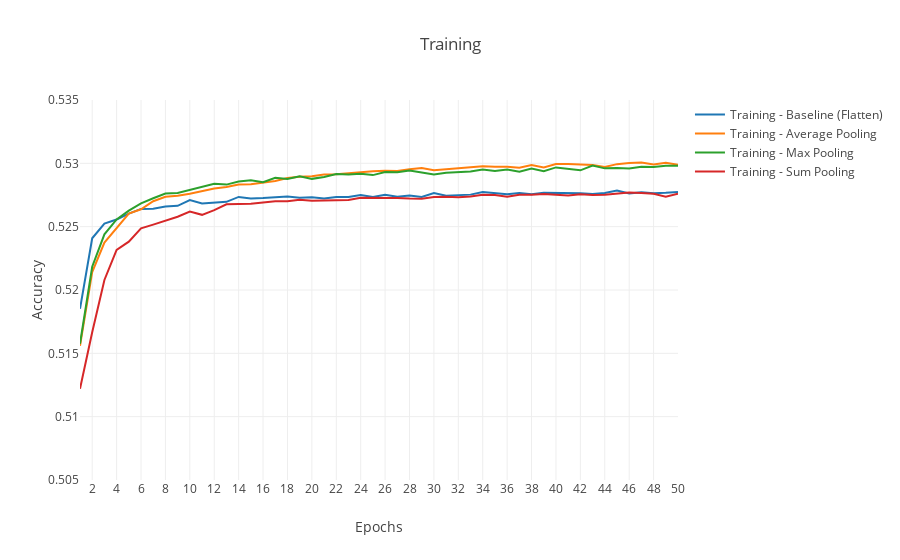

Source (notebook cell):
### Markdown cell above
### Single team perspective - Pooling layers

### Code cell
data_1_0 = pd.read_csv('../models/fit_records/model_1_0_accuracy.csv')
data_1_2 = pd.read_csv('../models/fit_records/model_1_2_accuracy.csv')
data_1_3 = pd.read_csv('../models/fit_records/model_1_3_accuracy.csv')
data_1_4 = pd.read_csv('../models/fit_records/model_1_4_accuracy.csv')
data_1_5 = pd.read_csv('../models/fit_records/model_1_5_accuracy.csv')

epochs = data_1_0['epoch']
training_accuracy_1_0 = data_1_0['training_accuracy']
validation_accuracy_1_0 = data_1_0['validation_accuracy']
training_accuracy_1_2 = data_1_2['training_accuracy']
validation_accuracy_1_2 = data_1_2['validation_accuracy']
training_accuracy_1_3 = data_1_3['training_accuracy']
validation_accuracy_1_3 = data_1_3['validation_accuracy']
training_accuracy_1_4 = data_1_4['training_accuracy']
validation_accuracy_1_4 = data_1_4['validation_accuracy']
training_accuracy_1_5 = data_1_5['training_accuracy']
validation_accuracy_1_5 = data_1_5['validation_accuracy']

fig = go.Figure()
fig.add_trace(go.Scatter(
    x=epochs,
    y=training_accuracy_1_0,
    mode='lines',
    name='Training - Baseline (Flatten)',
    line=dict(color='#1F77B4')))
fig.add_trace(go.Scatter(
    x=epochs,
    y=training_accuracy_1_2,
    mode='lines',
    name='Training - Average Pooling',
    line=dict(color='#FF7F0E')))
fig.add_trace(go.Scatter(
    x=epochs,
    y=training_accuracy_1_3,
    mode='lines',
    name='Training - Max Pooling',
    line=dict(color='#2CA02C')))
fig.add_trace(go.Scatter(
    x=epochs,
    y=training_accuracy_1_4,
    mode='lines',
    name='Training - Sum Pooling',
    line=dict(color='#D62728')))
# fig.add_trace(go.Scatter(
#     x=epochs,
#     y=training_accuracy_1_5,
#     mode='lines',
#     name='Training - Attention Pooling',
#     line=dict(color='#9467BD')))

fig.update_layout(
    template='none',
    xaxis_title='Epochs',
    yaxis_title="Accuracy",
    title='Training')
fig.update_xaxes(dtick=2)
fig.update_yaxes(range=[0.505,0.535])
fig.show()
fig.write_image(f'../images/single_team_pooling_training_accuracy.png', scale=5)
# pd.DataFrame({'epoch': epochs, 'training_accuracy':training_accuracy, 'validation_accuracy':validation_accuracy}).to_csv('../images/model_1_0_accuracy_v2.csv', index=False)

### Figure 1 — Plotly figure (JSON) as saved in the notebook; plotly's stock layout.template omitted (floating-point values rounded to 4 significant figures)
{"data": [{"line": {"color": "#1F77B4"}, "mode": "lines", "name": "Training - Baseline (Flatten)", "type": "scatter", "x": [1, 2, 3, 4, 5, 6, 7, 8, 9, 10, 11, 12, 13, 14, 15, 16, 17, 18, 19, 20, 21, 22, 23, 24, 25, 26, 27, 28, 29, 30, 31, 32, 33, 34, 35, 36, 37, 38, 39, 40, 41, 42, 43, 44, 45, 46, 47, 48, 49, 50], "y": [0.5185, 0.5241, 0.5252, 0.5256, 0.526, 0.5264, 0.5264, 0.5266, 0.5266, 0.5271, 0.5268, 0.5269, 0.527, 0.5273, 0.5272, 0.5273, 0.5273, 0.5274, 0.5273, 0.5273, 0.5272, 0.5274, 0.5273, 0.5275, 0.5274, 0.5275, 0.5274, 0.5275, 0.5273, 0.5277, 0.5274, 0.5275, 0.5275, 0.5277, 0.5276, 0.5276, 0.5277, 0.5276, 0.5277, 0.5277, 0.5277, 0.5276, 0.5276, 0.5277, 0.5279, 0.5276, 0.5277, 0.5276, 0.5277, 0.5277]}, {"line": {"color": "#FF7F0E"}, "mode": "lines", "name": "Training - Average Pooling", "type": "scatter", "x": [1, 2, 3, 4, 5, 6, 7, 8, 9, 10, 11, 12, 13, 14, 15, 16, 17, 18, 19, 20, 21, 22, 23, 24, 25, 26, 27, 28, 29, 30, 31, 32, 33, 34, 35, 36, 37, 38, 39, 40, 41, 42, 43, 44, 45, 46, 47, 48, 49, 50], "y": [0.5156, 0.5214, 0.5237, 0.5249, 0.526, 0.5264, 0.527, 0.5274, 0.5274, 0.5276, 0.5278, 0.528, 0.5281, 0.5283, 0.5283, 0.5285, 0.5286, 0.5288, 0.5289, 0.529, 0.5291, 0.5291, 0.5292, 0.5293, 0.5294, 0.5294, 0.5294, 0.5295, 0.5296, 0.5294, 0.5295, 0.5296, 0.5297, 0.5298, 0.5297, 0.5297, 0.5297, 0.5299, 0.5297, 0.5299, 0.5299, 0.5299, 0.5299, 0.5297, 0.5299, 0.53, 0.5301, 0.5299, 0.53, 0.5299]}, {"line": {"color": "#2CA02C"}, "mode": "lines", "name": "Training - Max Pooling", "type": "scatter", "x": [1, 2, 3, 4, 5, 6, 7, 8, 9, 10, 11, 12, 13, 14, 15, 16, 17, 18, 19, 20, 21, 22, 23, 24, 25, 26, 27, 28, 29, 30, 31, 32, 33, 34, 35, 36, 37, 38, 39, 40, 41, 42, 43, 44, 45, 46, 47, 48, 49, 50], "y": [0.5158, 0.5218, 0.5244, 0.5256, 0.5263, 0.5268, 0.5272, 0.5276, 0.5277, 0.5279, 0.5281, 0.5284, 0.5283, 0.5286, 0.5287, 0.5285, 0.5289, 0.5288, 0.529, 0.5288, 0.5289, 0.5292, 0.5291, 0.5292, 0.5291, 0.5293, 0.5293, 0.5294, 0.5293, 0.5291, 0.5292, 0.5293, 0.5293, 0.5295, 0.5294, 0.5295, 0.5293, 0.5296, 0.5294, 0.5297, 0.5296, 0.5294, 0.5298, 0.5296, 0.5296, 0.5296, 0.5297, 0.5297, 0.5298, 0.5298]}, {"line": {"color": "#D62728"}, "mode": "lines", "name": "Training - Sum Pooling", "type": "scatter", "x": [1, 2, 3, 4, 5, 6, 7, 8, 9, 10, 11, 12, 13, 14, 15, 16, 17, 18, 19, 20, 21, 22, 23, 24, 25, 26, 27, 28, 29, 30, 31, 32, 33, 34, 35, 36, 37, 38, 39, 40, 41, 42, 43, 44, 45, 46, 47, 48, 49, 50], "y": [0.5122, 0.5167, 0.5208, 0.5232, 0.5238, 0.5249, 0.5252, 0.5255, 0.5258, 0.5262, 0.5259, 0.5263, 0.5268, 0.5268, 0.5268, 0.5269, 0.527, 0.527, 0.5271, 0.527, 0.5271, 0.5271, 0.5271, 0.5273, 0.5273, 0.5273, 0.5273, 0.5272, 0.5272, 0.5273, 0.5274, 0.5273, 0.5274, 0.5275, 0.5275, 0.5274, 0.5275, 0.5275, 0.5276, 0.5275, 0.5275, 0.5276, 0.5275, 0.5275, 0.5276, 0.5277, 0.5277, 0.5276, 0.5274, 0.5276]}], "layout": {"title": {"text": "Training"}, "xaxis": {"dtick": 2, "title": {"text": "Epochs"}}, "yaxis": {"range": [0.505, 0.535], "title": {"text": "Accuracy"}}}}
